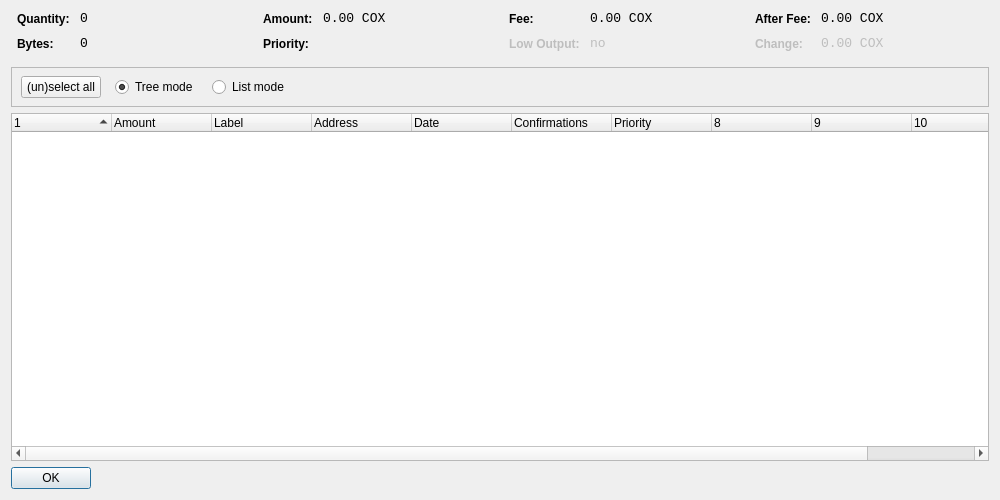
<?xml version="1.0" encoding="UTF-8"?>
<ui version="4.0">
 <class>CoinControlDialog</class>
 <widget class="QDialog" name="CoinControlDialog">
  <property name="geometry">
   <rect>
    <x>0</x>
    <y>0</y>
    <width>1000</width>
    <height>500</height>
   </rect>
  </property>
  <property name="windowTitle">
   <string>Coin Control</string>
  </property>
  <layout class="QVBoxLayout" name="verticalLayout">
   <item>
    <layout class="QHBoxLayout" name="horizontalLayoutTop" stretch="0,0,0,0">
     <property name="topMargin">
      <number>0</number>
     </property>
     <property name="bottomMargin">
      <number>10</number>
     </property>
     <item>
      <layout class="QFormLayout" name="formLayoutCoinControl1">
       <property name="horizontalSpacing">
        <number>10</number>
       </property>
       <property name="verticalSpacing">
        <number>10</number>
       </property>
       <property name="leftMargin">
        <number>6</number>
       </property>
       <property name="rightMargin">
        <number>6</number>
       </property>
       <item row="0" column="0">
        <widget class="QLabel" name="labelCoinControlQuantityText">
         <property name="styleSheet">
          <string notr="true">font-weight:bold;</string>
         </property>
         <property name="text">
          <string>Quantity:</string>
         </property>
        </widget>
       </item>
       <item row="0" column="1">
        <widget class="QLabel" name="labelCoinControlQuantity">
         <property name="font">
          <font>
           <family>Monospace</family>
           <pointsize>10</pointsize>
          </font>
         </property>
         <property name="cursor">
          <cursorShape>IBeamCursor</cursorShape>
         </property>
         <property name="contextMenuPolicy">
          <enum>Qt::ActionsContextMenu</enum>
         </property>
         <property name="text">
          <string notr="true">0</string>
         </property>
         <property name="textInteractionFlags">
          <set>Qt::LinksAccessibleByMouse|Qt::TextSelectableByKeyboard|Qt::TextSelectableByMouse</set>
         </property>
        </widget>
       </item>
       <item row="1" column="0">
        <widget class="QLabel" name="labelCoinControlBytesText">
         <property name="styleSheet">
          <string notr="true">font-weight:bold;</string>
         </property>
         <property name="text">
          <string>Bytes:</string>
         </property>
        </widget>
       </item>
       <item row="1" column="1">
        <widget class="QLabel" name="labelCoinControlBytes">
         <property name="font">
          <font>
           <family>Monospace</family>
           <pointsize>10</pointsize>
          </font>
         </property>
         <property name="cursor">
          <cursorShape>IBeamCursor</cursorShape>
         </property>
         <property name="contextMenuPolicy">
          <enum>Qt::ActionsContextMenu</enum>
         </property>
         <property name="text">
          <string notr="true">0</string>
         </property>
         <property name="textInteractionFlags">
          <set>Qt::LinksAccessibleByMouse|Qt::TextSelectableByKeyboard|Qt::TextSelectableByMouse</set>
         </property>
        </widget>
       </item>
      </layout>
     </item>
     <item>
      <layout class="QFormLayout" name="formLayoutCoinControl2">
       <property name="horizontalSpacing">
        <number>10</number>
       </property>
       <property name="verticalSpacing">
        <number>10</number>
       </property>
       <property name="leftMargin">
        <number>6</number>
       </property>
       <property name="rightMargin">
        <number>6</number>
       </property>
       <item row="0" column="0">
        <widget class="QLabel" name="labelCoinControlAmountText">
         <property name="styleSheet">
          <string notr="true">font-weight:bold;</string>
         </property>
         <property name="text">
          <string>Amount:</string>
         </property>
        </widget>
       </item>
       <item row="0" column="1">
        <widget class="QLabel" name="labelCoinControlAmount">
         <property name="font">
          <font>
           <family>Monospace</family>
           <pointsize>10</pointsize>
          </font>
         </property>
         <property name="cursor">
          <cursorShape>IBeamCursor</cursorShape>
         </property>
         <property name="contextMenuPolicy">
          <enum>Qt::ActionsContextMenu</enum>
         </property>
         <property name="text">
          <string notr="true">0.00 COX</string>
         </property>
         <property name="textInteractionFlags">
          <set>Qt::LinksAccessibleByMouse|Qt::TextSelectableByKeyboard|Qt::TextSelectableByMouse</set>
         </property>
        </widget>
       </item>
       <item row="1" column="0">
        <widget class="QLabel" name="labelCoinControlPriorityText">
         <property name="styleSheet">
          <string notr="true">font-weight:bold;</string>
         </property>
         <property name="text">
          <string>Priority:</string>
         </property>
        </widget>
       </item>
       <item row="1" column="1">
        <widget class="QLabel" name="labelCoinControlPriority">
         <property name="font">
          <font>
           <family>Monospace</family>
           <pointsize>10</pointsize>
          </font>
         </property>
         <property name="cursor">
          <cursorShape>IBeamCursor</cursorShape>
         </property>
         <property name="contextMenuPolicy">
          <enum>Qt::ActionsContextMenu</enum>
         </property>
         <property name="text">
          <string/>
         </property>
         <property name="textInteractionFlags">
          <set>Qt::LinksAccessibleByMouse|Qt::TextSelectableByKeyboard|Qt::TextSelectableByMouse</set>
         </property>
        </widget>
       </item>
      </layout>
     </item>
     <item>
      <layout class="QFormLayout" name="formLayoutCoinControl3">
       <property name="horizontalSpacing">
        <number>10</number>
       </property>
       <property name="verticalSpacing">
        <number>10</number>
       </property>
       <property name="leftMargin">
        <number>6</number>
       </property>
       <property name="rightMargin">
        <number>6</number>
       </property>
       <item row="0" column="0">
        <widget class="QLabel" name="labelCoinControlFeeText">
         <property name="styleSheet">
          <string notr="true">font-weight:bold;</string>
         </property>
         <property name="text">
          <string>Fee:</string>
         </property>
        </widget>
       </item>
       <item row="0" column="1">
        <widget class="QLabel" name="labelCoinControlFee">
         <property name="font">
          <font>
           <family>Monospace</family>
           <pointsize>10</pointsize>
          </font>
         </property>
         <property name="cursor">
          <cursorShape>IBeamCursor</cursorShape>
         </property>
         <property name="contextMenuPolicy">
          <enum>Qt::ActionsContextMenu</enum>
         </property>
         <property name="text">
          <string notr="true">0.00 COX</string>
         </property>
         <property name="textInteractionFlags">
          <set>Qt::LinksAccessibleByMouse|Qt::TextSelectableByKeyboard|Qt::TextSelectableByMouse</set>
         </property>
        </widget>
       </item>
       <item row="1" column="0">
        <widget class="QLabel" name="labelCoinControlLowOutputText">
         <property name="enabled">
          <bool>false</bool>
         </property>
         <property name="styleSheet">
          <string notr="true">font-weight:bold;</string>
         </property>
         <property name="text">
          <string>Low Output:</string>
         </property>
        </widget>
       </item>
       <item row="1" column="1">
        <widget class="QLabel" name="labelCoinControlLowOutput">
         <property name="enabled">
          <bool>false</bool>
         </property>
         <property name="font">
          <font>
           <family>Monospace</family>
           <pointsize>10</pointsize>
          </font>
         </property>
         <property name="cursor">
          <cursorShape>IBeamCursor</cursorShape>
         </property>
         <property name="contextMenuPolicy">
          <enum>Qt::ActionsContextMenu</enum>
         </property>
         <property name="text">
          <string notr="true">no</string>
         </property>
         <property name="textInteractionFlags">
          <set>Qt::LinksAccessibleByMouse|Qt::TextSelectableByKeyboard|Qt::TextSelectableByMouse</set>
         </property>
        </widget>
       </item>
      </layout>
     </item>
     <item>
      <layout class="QFormLayout" name="formLayoutCoinControl4">
       <property name="horizontalSpacing">
        <number>10</number>
       </property>
       <property name="verticalSpacing">
        <number>10</number>
       </property>
       <property name="leftMargin">
        <number>6</number>
       </property>
       <property name="rightMargin">
        <number>6</number>
       </property>
       <item row="0" column="0">
        <widget class="QLabel" name="labelCoinControlAfterFeeText">
         <property name="styleSheet">
          <string notr="true">font-weight:bold;</string>
         </property>
         <property name="text">
          <string>After Fee:</string>
         </property>
        </widget>
       </item>
       <item row="0" column="1">
        <widget class="QLabel" name="labelCoinControlAfterFee">
         <property name="font">
          <font>
           <family>Monospace</family>
           <pointsize>10</pointsize>
          </font>
         </property>
         <property name="cursor">
          <cursorShape>IBeamCursor</cursorShape>
         </property>
         <property name="contextMenuPolicy">
          <enum>Qt::ActionsContextMenu</enum>
         </property>
         <property name="text">
          <string notr="true">0.00 COX</string>
         </property>
         <property name="textInteractionFlags">
          <set>Qt::LinksAccessibleByMouse|Qt::TextSelectableByKeyboard|Qt::TextSelectableByMouse</set>
         </property>
        </widget>
       </item>
       <item row="1" column="0">
        <widget class="QLabel" name="labelCoinControlChangeText">
         <property name="enabled">
          <bool>false</bool>
         </property>
         <property name="styleSheet">
          <string notr="true">font-weight:bold;</string>
         </property>
         <property name="text">
          <string>Change:</string>
         </property>
        </widget>
       </item>
       <item row="1" column="1">
        <widget class="QLabel" name="labelCoinControlChange">
         <property name="enabled">
          <bool>false</bool>
         </property>
         <property name="font">
          <font>
           <family>Monospace</family>
           <pointsize>10</pointsize>
          </font>
         </property>
         <property name="cursor">
          <cursorShape>IBeamCursor</cursorShape>
         </property>
         <property name="contextMenuPolicy">
          <enum>Qt::ActionsContextMenu</enum>
         </property>
         <property name="text">
          <string notr="true">0.00 COX</string>
         </property>
         <property name="textInteractionFlags">
          <set>Qt::LinksAccessibleByMouse|Qt::TextSelectableByKeyboard|Qt::TextSelectableByMouse</set>
         </property>
        </widget>
       </item>
      </layout>
     </item>
    </layout>
   </item>
   <item>
    <widget class="QFrame" name="frame">
     <property name="minimumSize">
      <size>
       <width>0</width>
       <height>40</height>
      </size>
     </property>
     <property name="frameShape">
      <enum>QFrame::StyledPanel</enum>
     </property>
     <property name="frameShadow">
      <enum>QFrame::Sunken</enum>
     </property>
     <widget class="QWidget" name="horizontalLayoutWidget">
      <property name="geometry">
       <rect>
        <x>10</x>
        <y>0</y>
        <width>781</width>
        <height>41</height>
       </rect>
      </property>
      <layout class="QHBoxLayout" name="horizontalLayoutPanel" stretch="0,0,0,0,0">
       <property name="spacing">
        <number>14</number>
       </property>
       <item>
        <widget class="QPushButton" name="pushButtonSelectAll">
         <property name="sizePolicy">
          <sizepolicy hsizetype="Maximum" vsizetype="Fixed">
           <horstretch>0</horstretch>
           <verstretch>0</verstretch>
          </sizepolicy>
         </property>
         <property name="text">
          <string>(un)select all</string>
         </property>
        </widget>
       </item>
       <item>
        <widget class="QRadioButton" name="radioTreeMode">
         <property name="sizePolicy">
          <sizepolicy hsizetype="Maximum" vsizetype="Fixed">
           <horstretch>0</horstretch>
           <verstretch>0</verstretch>
          </sizepolicy>
         </property>
         <property name="text">
          <string>Tree mode</string>
         </property>
         <property name="checked">
          <bool>true</bool>
         </property>
        </widget>
       </item>
       <item>
        <widget class="QRadioButton" name="radioListMode">
         <property name="sizePolicy">
          <sizepolicy hsizetype="Maximum" vsizetype="Fixed">
           <horstretch>0</horstretch>
           <verstretch>0</verstretch>
          </sizepolicy>
         </property>
         <property name="text">
          <string>List mode</string>
         </property>
        </widget>
       </item>
       <item>
        <spacer name="horizontalSpacer">
         <property name="orientation">
          <enum>Qt::Horizontal</enum>
         </property>
         <property name="sizeHint" stdset="0">
          <size>
           <width>40</width>
           <height>20</height>
          </size>
         </property>
        </spacer>
       </item>
      </layout>
     </widget>
    </widget>
   </item>
   <item>
    <widget class="CoinControlTreeWidget" name="treeWidget">
     <property name="contextMenuPolicy">
      <enum>Qt::CustomContextMenu</enum>
     </property>
     <property name="sortingEnabled">
      <bool>false</bool>
     </property>
     <property name="columnCount">
      <number>11</number>
     </property>
     <attribute name="headerShowSortIndicator" stdset="0">
      <bool>true</bool>
     </attribute>
     <attribute name="headerStretchLastSection">
      <bool>false</bool>
     </attribute>
     <column>
      <property name="text">
       <string/>
      </property>
     </column>
     <column>
      <property name="text">
       <string>Amount</string>
      </property>
     </column>
     <column>
      <property name="text">
       <string>Label</string>
      </property>
     </column>
     <column>
      <property name="text">
       <string>Address</string>
      </property>
     </column>
     <column>
      <property name="text">
       <string>Date</string>
      </property>
     </column>
     <column>
      <property name="text">
       <string>Confirmations</string>
      </property>
      <property name="toolTip">
       <string>Confirmed</string>
      </property>
     </column>
     <column>
      <property name="text">
       <string>Priority</string>
      </property>
     </column>
     <column>
      <property name="text">
       <string/>
      </property>
     </column>
     <column>
      <property name="text">
       <string/>
      </property>
     </column>
     <column>
      <property name="text">
       <string/>
      </property>
     </column>
     <column>
      <property name="text">
       <string/>
      </property>
     </column>
    </widget>
   </item>
   <item>
    <widget class="QDialogButtonBox" name="buttonBox">
     <property name="sizePolicy">
      <sizepolicy hsizetype="Maximum" vsizetype="Fixed">
       <horstretch>0</horstretch>
       <verstretch>0</verstretch>
      </sizepolicy>
     </property>
     <property name="orientation">
      <enum>Qt::Horizontal</enum>
     </property>
     <property name="standardButtons">
      <set>QDialogButtonBox::Ok</set>
     </property>
    </widget>
   </item>
  </layout>
 </widget>
 <customwidgets>
  <customwidget>
   <class>CoinControlTreeWidget</class>
   <extends>QTreeWidget</extends>
   <header>coincontroltreewidget.h</header>
  </customwidget>
 </customwidgets>
 <resources/>
 <connections/>
</ui>
